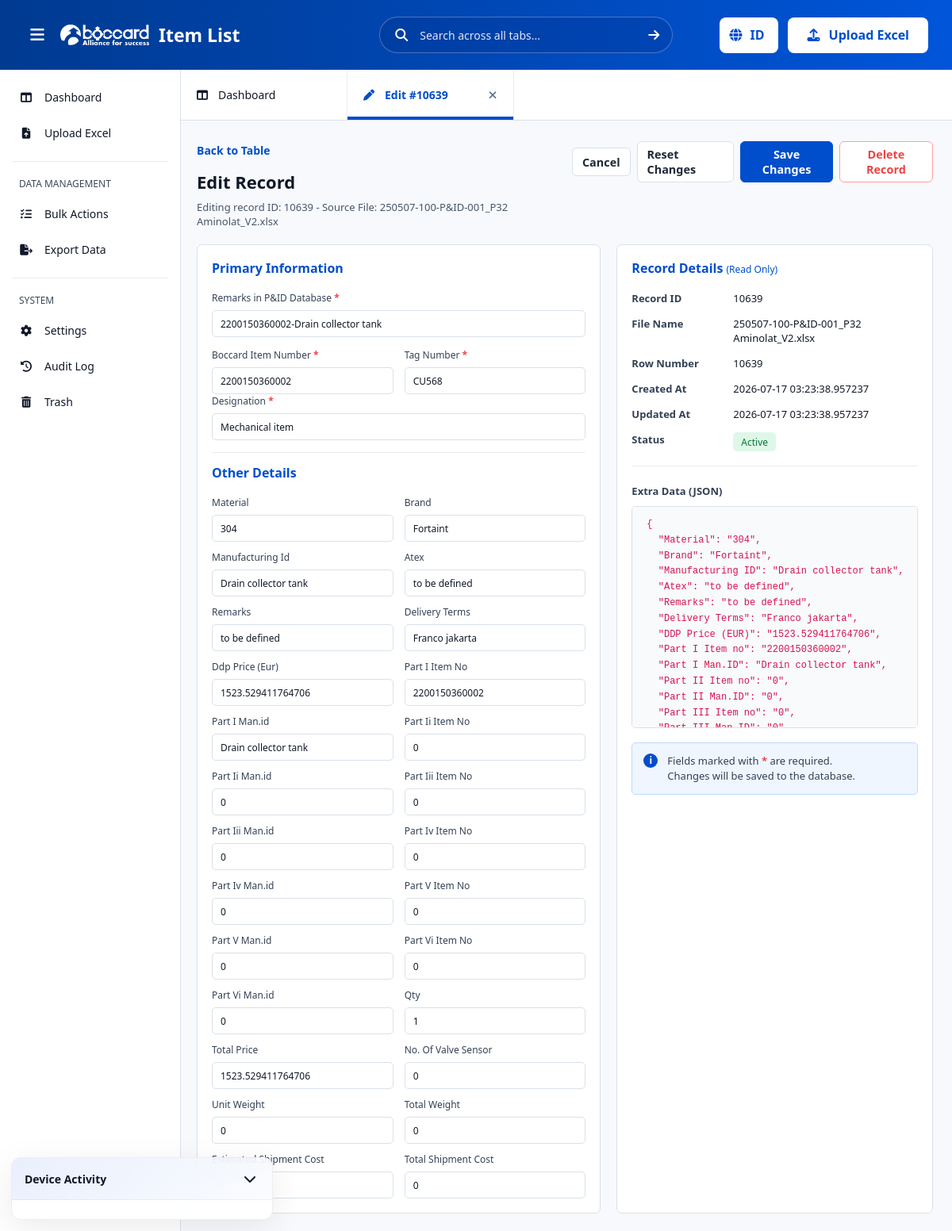
Screenshot of /edit/10639 with the database file from the repository.
### tables this page shows
CREATE TABLE records (
            id INTEGER PRIMARY KEY AUTOINCREMENT,
            file_id INTEGER NOT NULL,
            remarks_in_pid TEXT,
            boccard_item_number TEXT,
            tag_number TEXT,
            designation TEXT,
            extra_data TEXT,
            created_at TEXT NOT NULL,
            updated_at TEXT NOT NULL
        );

CREATE TABLE uploaded_files (
            id INTEGER PRIMARY KEY AUTOINCREMENT,
            original_name TEXT NOT NULL,
            stored_name TEXT NOT NULL,
            uploaded_at TEXT NOT NULL,
            status TEXT DEFAULT 'active'
        , tab_order INTEGER NOT NULL DEFAULT 0, deleted_at TEXT);

### app/routes.py (the view, shortened to what this page needs)
    @app.route("/edit/<int:record_id>", methods=["GET", "POST"])
    def edit_record(record_id):
        record = get_record(record_id)
        if not record:
            flash("Record not found.")
            return redirect(url_for("index"))
        files = get_uploaded_files()
        selected_file = get_file_by_id(record["file_id"])
        if request.method == "GET":
            return render_template("edit.html", files=files, record=record, selected_file=selected_file, active_tab='edit')

### app/services/db_service.py (called while the page is built)
def _connect():
    conn = sqlite3.connect(DB_PATH)
    conn.row_factory = sqlite3.Row
    return conn

def get_uploaded_files():
    conn = _connect()
    files = conn.execute("SELECT * FROM uploaded_files WHERE status = 'active' ORDER BY tab_order ASC, id ASC").fetchall()
    conn.close()
    return [dict(file) for file in files]

def get_file_by_id(file_id):
    conn = _connect()
    file_row = conn.execute("SELECT * FROM uploaded_files WHERE id = ? AND status = 'active'", (file_id,)).fetchone()
    conn.close()
    return dict(file_row) if file_row else None

def get_record(record_id):
    conn = _connect()
    row = conn.execute(
        """
        SELECT records.*, uploaded_files.original_name, uploaded_files.uploaded_at, uploaded_files.status
        FROM records
        JOIN uploaded_files ON uploaded_files.id = records.file_id
        WHERE records.id = ?
        """,
        (record_id,),
    ).fetchone()
    conn.close()
    if not row:
        return None
    item = dict(row)
    item["extra_data"] = json.loads(item["extra_data"] or "{}")
    return item

### app/templates/edit.html
{% extends 'base.html' %}
{% block content %}
    <form class="edit-page" method="post" action="{{ url_for('edit_record', record_id=record.id) }}">
        <div class="edit-head">
            <div>
                <a class="back-link" href="{{ url_for('index', file_id=record.file_id) }}">Back to Table</a>
                <h2>Edit Record</h2>
                <p>Editing record ID: {{ record.id }} <span>-</span> Source File: {{ record.original_name }}</p>
            </div>
            <div class="edit-head-actions" style="display: flex; gap: 8px; align-items: center;">
                <a class="ghost-btn" href="{{ url_for('index', file_id=record.file_id) }}" style="padding: 6px 12px; font-size: 0.9rem;">Cancel</a>
                <a class="ghost-btn" href="{{ url_for('edit_record', record_id=record.id) }}" style="padding: 6px 12px; font-size: 0.9rem;">Reset Changes</a>
                <button class="primary-btn" type="submit" style="padding: 6px 12px; font-size: 0.9rem;">Save Changes</button>
                <button class="outline-danger" type="submit" formaction="{{ url_for('delete_record_route', record_id=record.id) }}" style="padding: 6px 12px; font-size: 0.9rem;">
                    Delete Record
                </button>
            </div>
        </div>
        <div class="edit-grid">
            <section class="edit-card">
                <h3>Primary Information</h3>
                <label class="full-field">
                    <span>Remarks in P&amp;ID Database <b>*</b></span>
                    <input name="remarks_in_pid" value="{{ record.remarks_in_pid or '' }}" required>
                </label>
                <div class="field-row">
                    <label>
                        <span>Boccard Item Number <b>*</b></span>
                        <input name="boccard_item_number" value="{{ record.boccard_item_number or '' }}" required>
                    </label>
                    <label>
                        <span>Tag Number <b>*</b></span>
                        <input name="tag_number" value="{{ record.tag_number or '' }}" required>
                    </label>
                </div>
                <label class="full-field section-break">
                    <span>Designation <b>*</b></span>
                    <input name="designation" value="{{ record.designation or '' }}" required>
                </label>
                <h3>Other Details</h3>
                <div class="field-row">
                    {% for key, value in record.extra_data.items() %}
                        <label>
                            <span>{{ key|replace('_', ' ')|title }}</span>
                            <input name="extra_{{ key }}" value="{{ value }}">
                        </label>
                    {% endfor %}
                </div>
            </section>
            <section class="edit-card details-card">
                <h3>Record Details <small>(Read Only)</small></h3>
                <dl class="record-meta">
                    <dt>Record ID</dt>
                    <dd>{{ record.id }}</dd>
                    <dt>File Name</dt>
                    <dd>{{ record.original_name }}</dd>
                    <dt>Row Number</dt>
                    <dd>{{ record.id }}</dd>
                    <dt>Created At</dt>
                    <dd>{{ record.created_at|replace('T', ' ') }}</dd>
                    <dt>Updated At</dt>
                    <dd>{{ record.updated_at|replace('T', ' ') }}</dd>
                    <dt>Status</dt>
                    <dd><span class="status-pill">Active</span></dd>
                </dl>
                <h4>Extra Data (JSON)</h4>
                <pre class="json-preview">{
{% for key, value in record.extra_data.items() %}  "{{ key }}": "{{ value }}"{% if not loop.last %},{% endif %}
{% endfor %}}</pre>
                <div class="info-note">
                    <strong>i</strong>
                    <span>Fields marked with <b>*</b> are required.<br>Changes will be saved to the database.</span>
                </div>
            </section>
        </div>
    </form>
{% endblock %}

### app/templates/base.html (shortened to what this page needs)
<!doctype html>
<html lang="en">
<head>
    <link rel="stylesheet" href="https://cdnjs.cloudflare.com/ajax/libs/font-awesome/6.5.2/css/all.min.css">
    <link rel="stylesheet" href="{{ url_for('static', filename='css/style.css') }}?v=15">
</head>
<body>
    {% set can_upload_workbook = files is not defined or files|length == 0 %}
    <div class="app-shell">
        <header class="topbar">
            <div class="brand">
                <button class="icon-button menu-button" type="button" aria-label="Menu" aria-expanded="true">
                    <i class="fa-solid fa-bars" aria-hidden="true"></i>
                </button>
                <img class="brand-logo" src="{{ url_for('static', filename='images/white-logo.png') }}" alt="Boccard Item List">
                <div>
                    <h1>Item List</h1>
                </div>
            </div>
            <form class="global-search" method="get" action="{{ url_for('index') }}">
                <i class="fa-solid fa-magnifying-glass" aria-hidden="true"></i>
                <input type="search" name="q" placeholder="Search across all tabs..." data-i18n-placeholder="searchAcrossTabs" value="{{ query|default('') }}">
                <button class="search-submit" type="submit" aria-label="Search" data-i18n-aria-label="search">
                    <i class="fa-solid fa-arrow-right" aria-hidden="true"></i>
                </button>
            </form>
            <div class="topbar-actions">
                <button id="languageToggle" class="language-toggle" type="button" aria-label="Switch language" data-i18n-aria-label="switchLanguage">
                    <i class="fa-solid fa-globe" aria-hidden="true"></i>
                    <span data-language-label>ID</span>
                </button>
                {% if not selected_file %}
                    <button class="upload-top" type="button" onclick="document.getElementById('uploadModal').showModal()">
                        <i class="fa-solid fa-upload" aria-hidden="true"></i>
                        <span data-i18n="uploadExcel">Upload Excel</span>
                    </button>
                {% endif %}
            </div>
        </header>
        <div class="workspace">
            <aside class="sidebar">
                <nav class="side-nav">
                    <a href="{{ url_for('index') }}" class="side-link {% if active_tab == 'table' %}active{% endif %}"><i class="fa-solid fa-table-columns" aria-hidden="true"></i><span data-i18n="dashboard">Dashboard</span></a>
                    {% if not selected_file %}
                        <a href="#" class="side-link" onclick="document.getElementById('uploadModal').showModal(); return false;"><i class="fa-solid fa-file-arrow-up" aria-hidden="true"></i><span data-i18n="uploadExcel">Upload Excel</span></a>
                    {% endif %}
                </nav>
                <div class="side-divider"></div>
                <div class="side-label" data-i18n="dataManagement">DATA MANAGEMENT</div>
                <nav class="side-nav">
                    <a href="#" class="side-link" data-action="bulk-mode"><i class="fa-solid fa-list-check" aria-hidden="true"></i><span data-i18n="bulkActions">Bulk Actions</span></a>
                    {% if selected_file %}
                        <a href="{{ url_for('export_file_route', file_id=selected_file.id) }}" class="side-link"><i class="fa-solid fa-file-export" aria-hidden="true"></i><span data-i18n="exportData">Export Data</span></a>
                    {% else %}
                        <a href="#" class="side-link" data-action="needs-file"><i class="fa-solid fa-file-export" aria-hidden="true"></i><span data-i18n="exportData">Export Data</span></a>
                    {% endif %}
                </nav>
                <div class="side-divider"></div>
                <div class="side-label" data-i18n="system">SYSTEM</div>
                <nav class="side-nav">
                    <a href="{{ url_for('settings_route') }}" class="side-link {% if active_tab == 'settings' %}active{% endif %}"><i class="fa-solid fa-gear" aria-hidden="true"></i><span data-i18n="settings">Settings</span></a>
                    <a href="{{ url_for('audit_log_route') }}" class="side-link {% if active_tab == 'audit' %}active{% endif %}"><i class="fa-solid fa-clock-rotate-left" aria-hidden="true"></i><span data-i18n="auditLog">Audit Log</span></a>
                    <a href="{{ url_for('trash_route') }}" class="side-link {% if active_tab == 'trash' %}active{% endif %}"><i class="fa-solid fa-trash-can" aria-hidden="true"></i><span data-i18n="trash">Trash</span></a>
                </nav>
            </aside>
            <main class="main-area">
                <nav id="pageTabs" class="file-tabs" aria-label="Page tabs" tabindex="-1">
                    {% if selected_file %}
                        <div class="file-tab {% if active_tab == 'table' %}active{% endif %}" data-tab-id="file:{{ selected_file.id }}" data-tab-kind="file">
                            <a class="tab-link" href="{{ url_for('index', file_id=selected_file.id) }}">
                                <i class="fa-solid fa-file-excel" aria-hidden="true"></i>
                                <span>{{ selected_file.original_name }}</span>
                            </a>
                            <button type="button" class="tab-close" data-delete-file-id="{{ selected_file.id }}" aria-label="Delete file">
                                <i class="fa-solid fa-xmark" aria-hidden="true"></i>
                            </button>
                        </div>
                    {% else %}
                        <div class="file-tab {% if active_tab == 'table' %}active{% endif %}" data-tab-id="dashboard" data-tab-kind="dashboard">
                            <a class="tab-link" href="{{ url_for('index') }}">
                                <i class="fa-solid fa-table-columns" aria-hidden="true"></i>
                                <span data-i18n="dashboard">Dashboard</span>
                            </a>
                        </div>
                    {% endif %}
                    {% if active_tab == 'edit' and record is defined and record %}
                        <div class="file-tab active" data-tab-id="edit:{{ record.id }}" data-tab-kind="edit" data-edit-id="{{ record.id }}" data-edit-file-id="{{ record.file_id }}" data-edit-title="Edit #{{ record.id }}" data-edit-url="{{ url_for('edit_record', record_id=record.id) }}">
                            <a class="tab-link" href="{{ url_for('edit_record', record_id=record.id) }}">
                                <i class="fa-solid fa-pen" aria-hidden="true"></i>
                                <span>Edit #{{ record.id }}</span>
                            </a>
                            <button type="button" class="tab-close" data-close-edit-tab="edit:{{ record.id }}" aria-label="Close edit tab">
                                <i class="fa-solid fa-xmark" aria-hidden="true"></i>
                            </button>
                        </div>
                    {% endif %}
                </nav>
                <section class="content-scroll">
                    {% block content %}{% endblock %}
                </section>
            </main>
        </div>
    </div>
    <div id="devicePanel" class="device-panel">
        <div class="device-panel-head">
            <strong>Device Activity</strong>
            <button id="devicePanelToggle" type="button" class="device-panel-toggle" aria-label="Toggle device panel">
                <i class="fa-solid fa-chevron-down" aria-hidden="true"></i>
            </button>
        </div>
        <div class="device-panel-body">
        </div>
    </div>
</body>
</html>

### rows the page displays
records: id "10639", remarks_in_pid "2200150360002-Drain collector tank", boccard_item_number "2200150360002", tag_number "CU568", designation "Mechanical item", created_at "2026-07-17 03:23:38.957237", updated_at "2026-07-17 03:23:38.957237"
uploaded_files: original_name "250507-100-P&ID-001_P32 Aminolat_V2.xlsx"

### other values shown
{{ key|replace('_', ' ')|title }} "Material" "Brand" "Manufacturing Id" "Atex" "Remarks" "Delivery Terms" "Ddp Price (Eur)" "Part I Item No" "Part I Man.id" "Part Ii Item No" "Part Ii Man.id" "Part Iii Item No" "Part Iii Man.id" "Part Iv Item No" "Part Iv Man.id" "Part V Item No" "Part V Man.id" "Part Vi Item No" "Part Vi Man.id" "Qty" "Total Price" "No. Of Valve Sensor" "Unit Weight" "Total Weight" "Estimated Shipment Cost" "Total Shipment Cost"
{{ key }} "Material" "Brand" "Manufacturing ID" "Atex" "Remarks" "Delivery Terms" "DDP Price (EUR)" "Part I Item no" "Part I Man.ID" "Part II Item no" "Part II Man.ID" "Part III Item no"
{{ value }} "304" "Fortaint" "Drain collector tank" "to be defined" "to be defined" "Franco jakarta" "1523.529411764706" "2200150360002" "Drain collector tank" "0" "0" "0"
